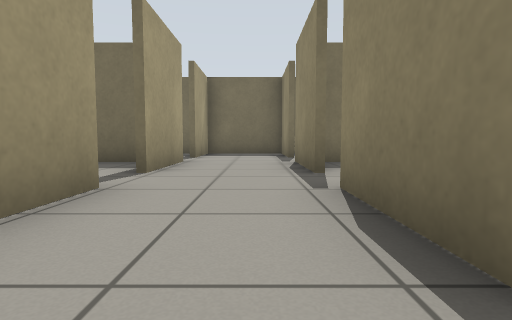
[1] (above)

16 first-person views from a walk through a Gazebo world. The camera is 0.5 m above the floor, tilts 4° down and sees 80° across. The floor is counted in squares, 1 m on a side. Each view is taken from the middle of a square. On the plan, view 1 faces up. The plan holds only what a view shows up to about 9 squares ahead; the rest is blank.

[2]
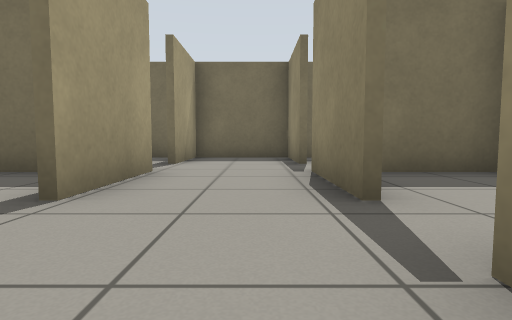

[3]
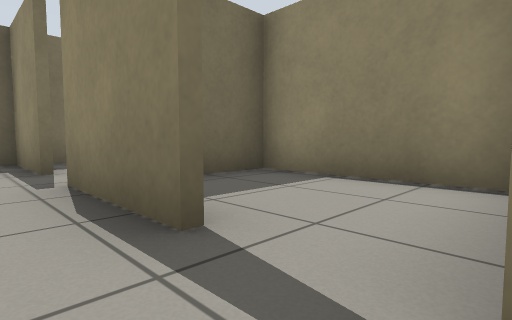

[4]
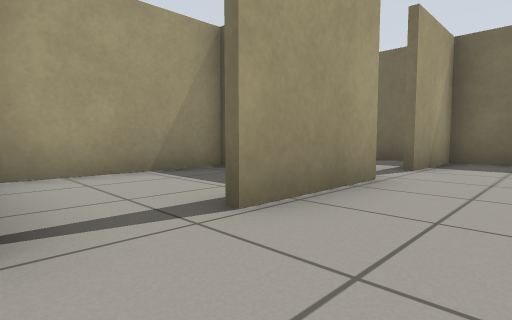

[5]
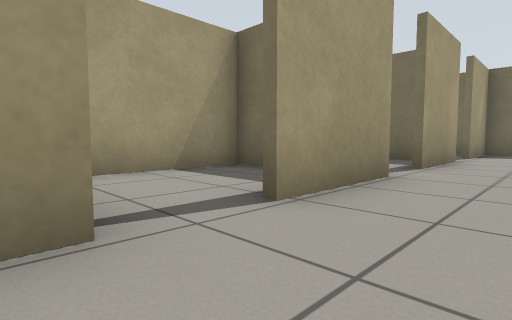

[6]
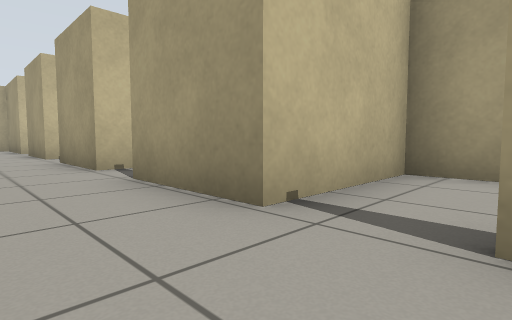

[7]
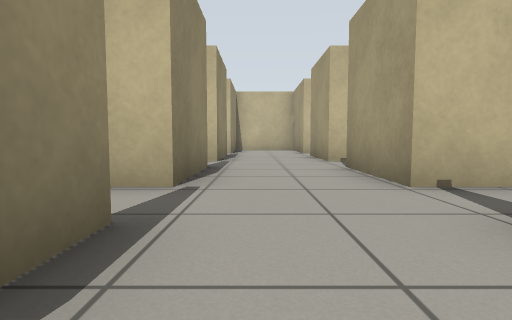

[8]
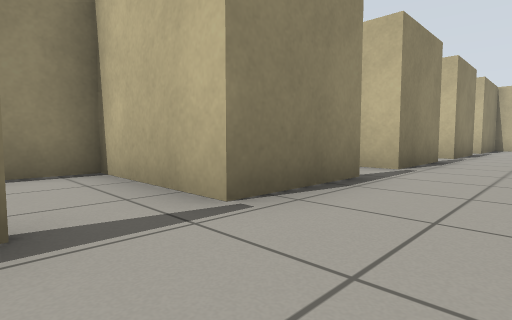

[9]
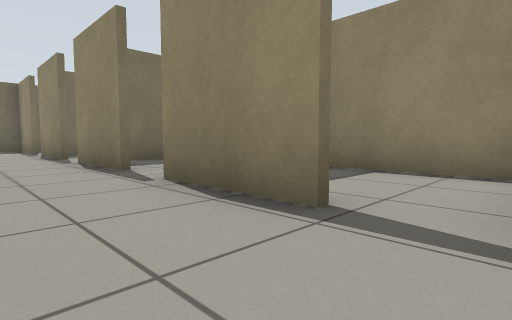

[10]
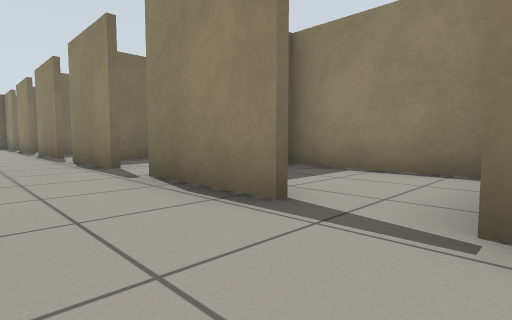

[11]
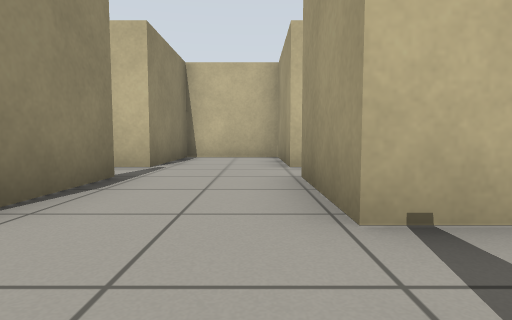

[12]
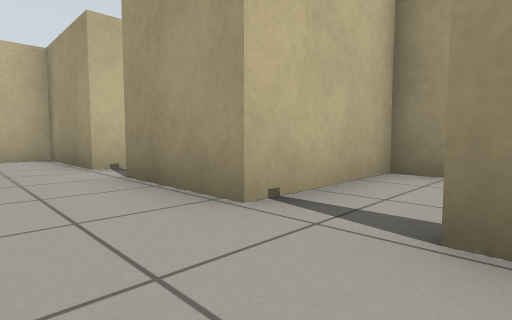

[13]
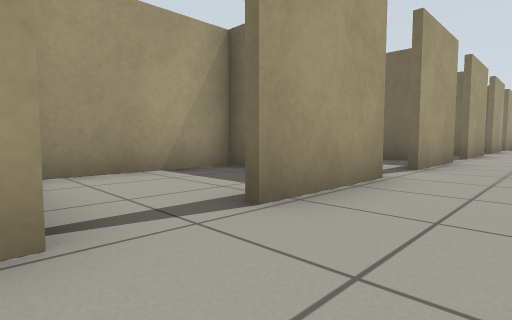

[14]
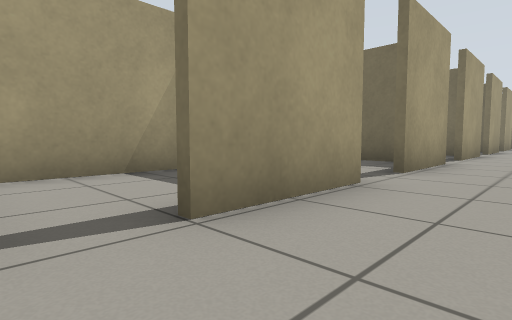

[15]
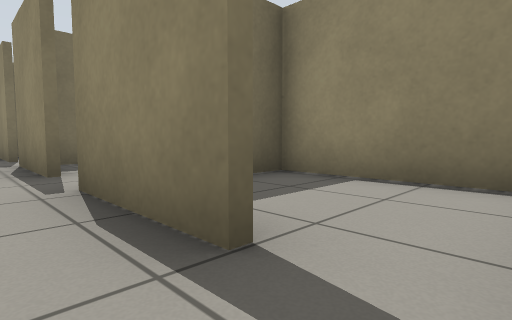

[16]
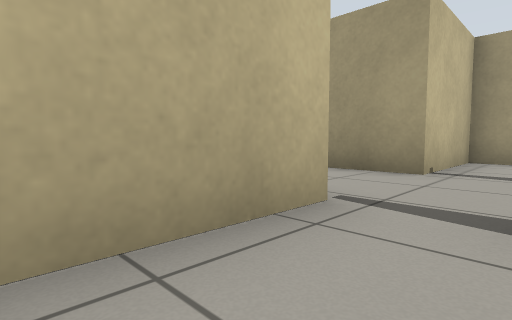

### Floor plan
Points are (right, up) in squares from view 1. A wall is a line through its corners. A room is listed if a view was taken in it or the views show most of it. See-through windows are left out.
Room 1 (views 1, 2, 3, 4, 6, 8)
walls: (0.9, 4.4) (0.9, 6.7); (-1.6, 3.1) (-1.6, 0.7); (-1.6, 6.7) (-1.6, 4.4); (0.9, 0.7) (0.9, 3.1); (0.9, 8) (0.9, 10.1) (-1.6, 10.1) (-1.6, 8)
ways out: opening at (-0.5, -1.5) to room 2; opening at (-2, 0) to room 5; opening at (-2, 4) to room 6; opening at (1, 4) to room 8; opening at (1, 0) to room 9; gap at (-2, 8); gap at (1, 8)
Room 2 (views 5, 7, 9, 11, 12)
walls: (-2.7, -4.1) (-1.6, -4.1) (-1.6, -6.4); (0.9, -2.9) (0.9, -0.5); (0.9, -6.5) (0.9, -4.1) (1.6, -4.1); (-2.1, -0.7) (-3.1, -0.7); (-1.6, -0.5) (-1.6, -2.9); (0.9, -7.7) (1.3, -7.7)
ways out: opening at (-0.5, -1.5) to room 1; opening at (-0.5, -8.5) to room 3; opening at (-2, -7) to room 4; opening at (1, -7) to room 7; opening at (1, -3) to room 10
Room 3 (views 10, 13, 14, 15, 16)
walls: (0.9, -10) (0.9, -7.7); (-1.6, -7.7) (-1.6, -10); (-4.4, -8.4) (-4.4, -11.3) (-1.6, -11.3) (-1.6, -14.2) (0.9, -14.2) (0.9, -11.3) (3, -11.3); (3.7, -10.8) (3.7, -7.9) (3, -7.9)
ways out: opening at (-0.5, -8.5) to room 2
Room 4 (no view inside)
walls: (-2.5, -4.3) (-4.4, -4.3) (-4.4, -7.7) (-1.6, -7.7)
ways out: opening at (-2, -7) to room 2
Room 5 (no view inside)
walls: (-3.8, 2.9) (-4.4, 2.9) (-4.4, -0.5) (-1.6, -0.5)
ways out: opening at (-2, 0) to room 1
Room 6 (no view inside)
walls: (-2.4, 6.5) (-4.4, 6.5) (-4.4, 3.4)
ways out: opening at (-2, 4) to room 1
Room 7 (no view inside)
walls: (1.9, -4.3) (1.4, -4.3); (3.7, -7.4) (3.7, -4.2)
ways out: opening at (1, -7) to room 2
Room 8 (no view inside)
walls: (3.7, 3.2) (3.7, 6.5) (1.4, 6.5)
ways out: opening at (1, 4) to room 1
Room 9 (no view inside)
walls: (0.9, -0.5) (3.7, -0.5) (3.7, 0.6); (2.7, 2.9) (1.9, 2.9)
ways out: opening at (1, 0) to room 1
Room 10 (no view inside)
walls: (2.6, -0.7) (1.3, -0.7); (3.7, -3.6) (3.7, -1.1)
ways out: opening at (1, -3) to room 2

Positions as (right, up) in squares from view 1, and headings:
1: (0, 0), facing up
2: (0, 2), facing up
3: (0, 3), facing up-right
4: (0, 3), facing up-left
5: (0, -1), facing up-left
6: (0, 1), facing down-left
7: (0, -1), facing down
8: (-1, 1), facing down-right
9: (-1, -4), facing up-right
10: (-1, -8), facing up-right
11: (-1, -6), facing down
12: (0, -6), facing down-left
13: (0, -8), facing up-left
14: (0, -11), facing up-left
15: (0, -11), facing up-right
16: (3, -10), facing down-left
